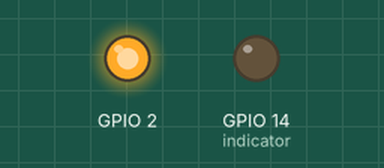
Simulated run of this sketch. Board: ESP8266 (NodeMCU). Shown: output pins drawn as LEDs (lit = HIGH). WiFi joins after 1.5 s; servers stay silent unless stated; what the sketch prints to the serial monitor is not drawn.

Above: at 0.1 s.
Timing chart, 0 to 1.6 s (numbered marks = the images above):
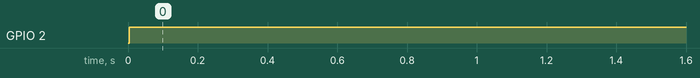

The sketch:

Wistick_Hotspot.ino
```cpp
#include <ESP8266WiFi.h>
#include <WiFiClient.h>
#include <ESP8266WebServer.h>

#ifndef APSSID
#define APSSID "wistick"
#define APPSK "thereisnospoon"
#endif

int indicator = 14;

/* Set these to your desired credentials. */
const char *ssid = APSSID;
const char *password = APPSK;

ESP8266WebServer server(80);

/* Just a little test message. Go to http://192.168.4.1 in a web browser
   connected to this access point to see it.
*/
void handleRoot() {
  server.send(200, "text/html", "<h1>You are connected</h1>");
}

void (*resetFunc)(void) = 0;

void setup() {
  Serial.begin(115200);
  Serial.println();
  Serial.print("Configuring access point...");
  /* You can remove the password parameter if you want the AP to be open. */
  WiFi.softAP(ssid, password);

  IPAddress myIP = WiFi.softAPIP();
  Serial.print("AP IP address: ");
  Serial.println(myIP);
  server.on("/", handleRoot);
  server.begin();
  Serial.println("HTTP server started");

   WiFi.setAutoConnect(false);

  pinMode(indicator,OUTPUT);
  pinMode(2,OUTPUT);

  digitalWrite(13,LOW);

}

void loop() {
  server.handleClient();

  int numDevices = WiFi.softAPgetStationNum();
  Serial.print("Connected devices: ");
  Serial.println(numDevices);


   if(numDevices >= 1) {
    digitalWrite(indicator,HIGH);
    digitalWrite(13,LOW);
    delay(7000);
    resetFunc();
   }
   else{
    digitalWrite(indicator,LOW);
    digitalWrite(2,HIGH);
   }


  delay(5000);
}
```

Measured:
- by itself, GPIO 2: LOW → HIGH at 0.00 s
